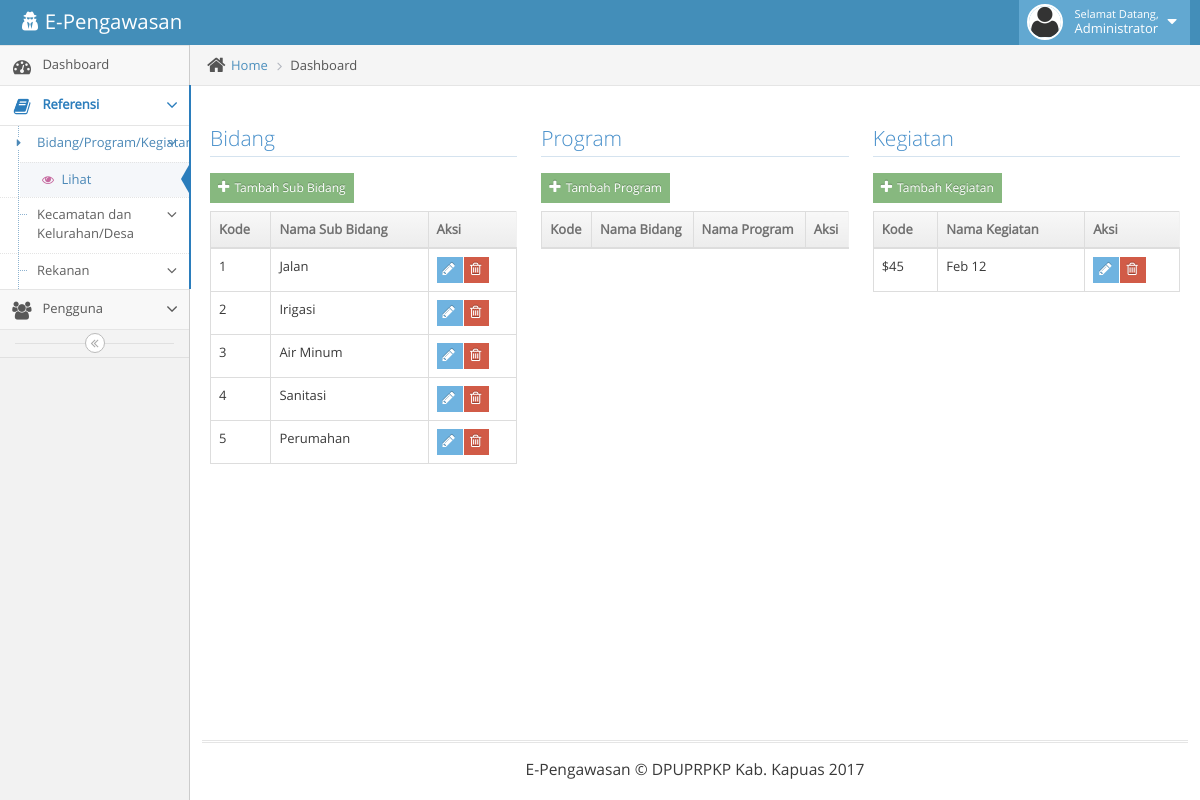
Before: /main.php?page=ref-bidang (signed in) with the older database file.
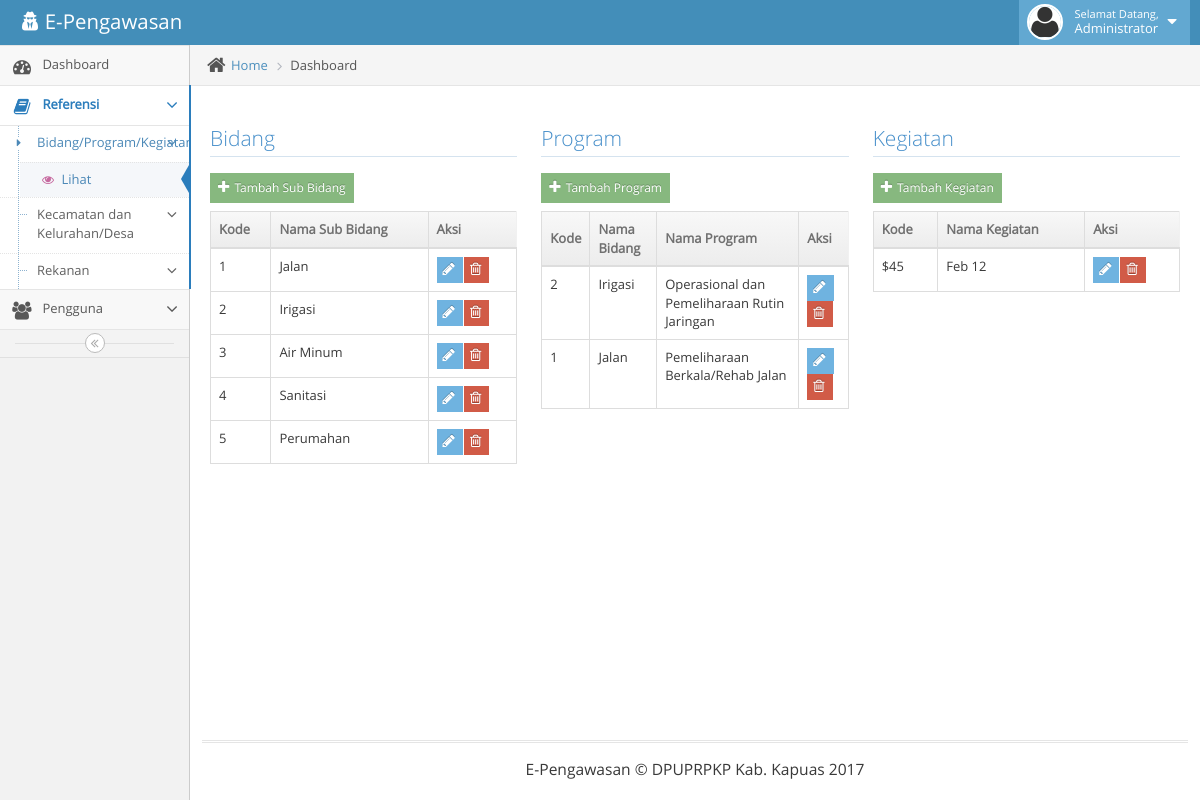
After: the same page with the newer database file.
### tables this page shows
CREATE TABLE IF NOT EXISTS `ref_bidang` (
  `idbidang` int(11) NOT NULL AUTO_INCREMENT,
  `nmbidang` varchar(50) NOT NULL,
  PRIMARY KEY (`idbidang`)
);

CREATE TABLE IF NOT EXISTS `ref_program` (
  `idprogram` int(11) NOT NULL AUTO_INCREMENT,
  `idbidang` int(11) NOT NULL,
  `nmprogram` varchar(100) NOT NULL,
  PRIMARY KEY (`idprogram`)
);

### ref-bidang.php (the view, shortened to what this page needs)
<div class="main-content-inner">
	<div class="breadcrumbs ace-save-state" id="breadcrumbs">
		<ul class="breadcrumb">
			<li>
				<i class="ace-icon fa fa-home home-icon"></i>
				<a href="#">Home</a>
			</li>
			<li class="active">Dashboard</li>
		</ul>
	</div>
	<div class="page-content">
		<div class="row">
			<div class="col-xs-12">
				<?php
				if(isset($_GET['aksi'])){
					$aksi=$_GET['aksi'];
					if($aksi=='add-program'){
				?>
				<div class="row">
					<div class="space-6"></div>
					<div class="col-md-12">
						<h3 class="header smaller lighter blue">Bidang</h3>
						<div class="clearfix">
							<div class="pull-right tableTools-container"></div>
						</div>
						<div class="col-md-12">
							<div class="widget-box">
								<div class="widget-header">
									<h4 class="widget-title">Tambah Sub Bidang</h4>
								</div>
								<div class="widget-body">
									<div class="widget-main">
										<form>
											<div>
												<label for="form-field-select-3">Chosen</label>
												<br />
												<select class="chosen-select form-control" id="form-field-select-3" data-placeholder="Choose a State...">
													<option value="">  </option>
													<option value="AL">Alabama</option>
													<option value="AK">Alaska</option>
												</select>
											</div>
											<div class="form-actions center">
												<button type="button" class="btn btn-sm btn-success">
													Submit
													<i class="ace-icon fa fa-arrow-right icon-on-right bigger-110"></i>
												</button>
											</div>
										</form>
										<hr />
									</div>
								</div>
							</div>
						</div>
					</div>
				</div>
				<?php
					}else if($aksi=='add-bidang'){
				?>
				<div class="row">
					<div class="space-6"></div>
					<div class="col-md-12">
						<h3 class="header smaller lighter blue">Bidang</h3>
						<div class="clearfix">
							<div class="pull-right tableTools-container"></div>
						</div>
						<div class="col-md-12">
							<div class="widget-box">
								<div class="widget-header">
									<h4 class="widget-title">Tambah Sub Bidang</h4>
								</div>
								<div class="widget-body">
									<div class="widget-main">
										<form method="post">
											<div>
												<label for="form-field-select-3">Nama Sub Bidang</label>
												<br />
												<input type="text" id="form-field-1" name="nama" placeholder="Nama Sub Bidang" class="form-control" />
											</div>
											<div class="form-actions center">
												<button class="btn btn-info" name="add-bidang" type="submit">
													<i class="ace-icon fa fa-check bigger-110"></i>
													Submit
												</button>
												&nbsp; &nbsp; &nbsp;
												<button class="btn btn-danger" type="button" onclick="location.href='?page=ref-bidang'">
													<i class="ace-icon fa fa-close bigger-110"></i>
													Cancel
												</button>
											</div>
										</form>
										<hr />
									</div>
								</div>
							</div>
						</div>
					</div>
				</div>
				<?php
					}else if($aksi=='edit-bidang'){
						$id=$_GET['id'];
						$q=mysql_query("select * from ref_bidang where idbidang=$id");
						$h=mysql_fetch_array($q);
				?>
				<div class="row">
					<div class="space-6"></div>
					<div class="col-md-12">
						<h3 class="header smaller lighter blue">Bidang</h3>
						<div class="clearfix">
							<div class="pull-right tableTools-container"></div>
						</div>
						<div class="col-md-12">
							<div class="widget-box">
								<div class="widget-header">
									<h4 class="widget-title">Edit Sub Bidang</h4>
								</div>
								<div class="widget-body">
									<div class="widget-main">
										<form method="post">
											<input type="hidden" name="id" value="<?php echo $id; ?>" />
											<div>
												<label for="form-field-select-3">Nama Sub Bidang</label>
												<br />
												<input type="text" value="<?php echo $h['nmbidang']; ?>" id="form-field-1" name="nama" placeholder="Nama Sub Bidang" class="form-control" />
											</div>
											<div class="form-actions center">
												<button class="btn btn-info" name="edit-bidang" type="submit">
													<i class="ace-icon fa fa-check bigger-110"></i>
													Submit
												</button>
												&nbsp; &nbsp; &nbsp;
												<button class="btn btn-danger" type="button" onclick="location.href='?page=ref-bidang'">
													<i class="ace-icon fa fa-close bigger-110"></i>
													Cancel
												</button>
											</div>
										</form>
										<hr />
									</div>
								</div>
							</div>
						</div>
					</div>
				</div>
				<?php
					}else if($aksi=='add-program'){
						$id=$_GET['id'];
				?>
				<div class="row">
					<div class="space-6"></div>
					<div class="col-md-12">
						<h3 class="header smaller lighter blue">Bidang</h3>
						<div class="clearfix">
							<div class="pull-right tableTools-container"></div>
						</div>
						<div class="col-md-12">
							<div class="widget-box">
								<div class="widget-header">
									<h4 class="widget-title">Edit Sub Bidang</h4>
								</div>
								<div class="widget-body">
									<div class="widget-main">
										<form method="post">
											<input type="hidden" name="id" value="<?php echo $id; ?>" />
											<div>
												<label for="form-field-select-3">Nama Sub Bidang</label>
												<br />
												<input type="text" value="<?php echo $h['nmbidang']; ?>" id="form-field-1" name="nama" placeholder="Nama Sub Bidang" class="form-control" />
											</div>
											<div class="form-actions center">
												<button class="btn btn-info" name="edit-bidang" type="submit">
													<i class="ace-icon fa fa-check bigger-110"></i>
													Submit
												</button>
												&nbsp; &nbsp; &nbsp;
												<button class="btn btn-danger" type="button" onclick="location.href='?page=ref-bidang'">
													<i class="ace-icon fa fa-close bigger-110"></i>
													Cancel
												</button>
											</div>
										</form>
										<hr />
									</div>
								</div>
							</div>
						</div>
					</div>
				</div>
				<?php
					}
				}else{
				?>
				<div class="row">
					<div class="space-6"></div>
					<div class="col-md-4">
						<h3 class="header smaller lighter blue">Bidang</h3>
						<button class="btn btn-xs btn-success" onclick="location.href='?page=ref-bidang&aksi=add-bidang'">
							<i class="ace-icon fa fa-plus bigger-120"></i>
							Tambah Sub Bidang
						</button>
						<div class="clearfix">
						</div>
						<table id="simple-table" class="table  table-bordered table-hover">
							<thead>
								<tr>
									<th>Kode</th>
									<th>Nama Sub Bidang</th>
									<th>Aksi</th>
								</tr>
							</thead>
							<tbody>
								<?php
								$q=mysql_query("select * from ref_bidang order by idbidang asc");
								while($h=mysql_fetch_array($q)){
								?>
								<tr>
									<td><?php echo $h['idbidang']; ?></td>
									<td><?php echo $h['nmbidang']; ?></td>
									<td>
										<div class="btn-group">
											<button class="btn btn-xs btn-info" onclick="location.href='?page=ref-bidang&id=<?php echo $h['idbidang']; ?>&aksi=edit-bidang'" type="button">
												<i class="ace-icon fa fa-pencil bigger-120"></i>
											</button>
											<button class="btn btn-xs btn-danger" onclick="location.href='?page=ref-bidang&id=<?php echo $h['idbidang']; ?>&del-bidang'" type="button">
												<i class="ace-icon fa fa-trash-o bigger-120"></i>
											</button>
										</div>
									</td>
								</tr>
								<?php
								}
								?>
							</tbody>
						</table>
					</div>
					<div class="col-md-4">
						<h3 class="header smaller lighter blue">Program</h3>
						<button class="btn btn-xs btn-success" onclick="location.href='?page=ref-bidang&aksi=add-program'">
							<i class="ace-icon fa fa-plus bigger-120"></i>
							Tambah Program
						</button>
						<div class="clearfix">
						</div>
						<table id="simple-table" class="table  table-bordered table-hover">
							<thead>
								<tr>
									<th>Kode</th>
									<th>Nama Bidang</th>
									<th>Nama Program</th>
									<th>Aksi</th>
								</tr>
							</thead>
							<tbody>
								<?php
								$q=mysql_query("select idprogram,nmbidang,nmprogram from ref_program as p inner join ref_bidang as b on b.idbidang=p.idbidang order by nmbidang,nmprogram asc");
								while($h=mysql_fetch_array($q)){
								?>
								<tr>
									<td><?php echo $h['idprogram']; ?></td>
									<td><?php echo $h['nmbidang']; ?></td>
									<td><?php echo $h['nmprogram']; ?></td>
									<td>
										<div class="btn-group">
											<button class="btn btn-xs btn-info" onclick="location.href='?page=ref-program&id=<?php echo $h['idprogram']; ?>&aksi=edit-program'" type="button">
												<i class="ace-icon fa fa-pencil bigger-120"></i>
											</button>
											<button class="btn btn-xs btn-danger" onclick="location.href='?page=ref-program&id=<?php echo $h['idprogram']; ?>&del-program'" type="button">
												<i class="ace-icon fa fa-trash-o bigger-120"></i>
											</button>
										</div>
									</td>
								</tr>
								<?php
								}
								?>
							</tbody>
						</table>
					</div>
					<div class="col-md-4">
						<h3 class="header smaller lighter blue">Kegiatan</h3>
						<button class="btn btn-xs btn-success">
							<i class="ace-icon fa fa-plus bigger-120"></i>
							Tambah Kegiatan
						</button>
						<div class="clearfix">
						</div>
						<table id="simple-table" class="table  table-bordered table-hover">
							<thead>
								<tr>
									<th>Kode</th>
									<th>Nama Kegiatan</th>
									<th>Aksi</th>
								</tr>
							</thead>
							<tbody>
								<tr>
									<td>$45</td>
									<td>Feb 12</td>
									<td>
										<div class="btn-group">
											<button class="btn btn-xs btn-info">
												<i class="ace-icon fa fa-pencil bigger-120"></i>
											</button>
											<button class="btn btn-xs btn-danger">
												<i class="ace-icon fa fa-trash-o bigger-120"></i>
											</button>
										</div>
									</td>
								</tr>
							</tbody>
						</table>
					</div>
				</div>
				<?php
				}
				?>
			</div>
		</div>
	</div>
</div>

### main.php (shortened to what this page needs)
<!DOCTYPE html>
<html lang="en">
	<head>
		<link rel="stylesheet" href="assets/css/bootstrap.min.css" />
		<link rel="stylesheet" href="assets/font-awesome/4.5.0/css/font-awesome.min.css" />
		<link rel="stylesheet" href="assets/css/jquery-ui.custom.min.css" />
		<link rel="stylesheet" href="assets/css/chosen.min.css" />
		<link rel="stylesheet" href="assets/css/ace.min.css" class="ace-main-stylesheet" id="main-ace-style" />
		<link rel="stylesheet" href="assets/css/ace-skins.min.css" />
		<link rel="stylesheet" href="assets/css/ace-rtl.min.css" />
	</head>
	<body class="no-skin">
		<div id="navbar" class="navbar navbar-default          ace-save-state">
			<div class="navbar-container ace-save-state" id="navbar-container">
				<div class="navbar-header pull-left">
					<a href="index.html" class="navbar-brand">
						<small>
							<i class="fa fa-user-secret"></i>
							E-Pengawasan
						</small>
					</a>
				</div>
				<div class="navbar-buttons navbar-header pull-right" role="navigation">
					<ul class="nav ace-nav">
						<li class="light-blue dropdown-modal">
							<a data-toggle="dropdown" href="#" class="dropdown-toggle">
								<img class="nav-user-photo" src="assets/images/avatars/avatar2.png" alt="<?php echo $_SESSION['nama']; ?>" />
								<span class="user-info">
									<small>Selamat Datang,</small>
									<?php echo $_SESSION['nama']; ?>
								</span>
								<i class="ace-icon fa fa-caret-down"></i>
							</a>
						</li>
					</ul>
				</div>
			</div>
		</div>
		<div class="main-container ace-save-state" id="main-container">
			<div id="sidebar" class="sidebar                  responsive                    ace-save-state">
				<?php include 'menu.php'; ?>
				<div class="sidebar-toggle sidebar-collapse" id="sidebar-collapse">
					<i id="sidebar-toggle-icon" class="ace-icon fa fa-angle-double-left ace-save-state" data-icon1="ace-icon fa fa-angle-double-left" data-icon2="ace-icon fa fa-angle-double-right"></i>
				</div>
			</div>
			<div class="main-content">
				<?php include 'page.php'; ?>
			</div>
			<div class="footer">
				<div class="footer-inner">
					<div class="footer-content">
						<span class="bigger-120">
							E-Pengawasan &copy; DPUPRPKP Kab. Kapuas 2017
						</span>
					</div>
				</div>
			</div>
		</div>
	</body>
</html>

### menu.php
<?php
if(isset($_SESSION['akses'])){
	$akses=$_SESSION['akses'];
	if($akses=='admin'){
		include 'menu-admin.php';
	}else if($akses=='kontraktor'){
		include 'menu-kontraktor.php';
	}else{
		include 'menu-kosong.php';
	}
}else{
	include 'menu-kosong.php';
}
?>

### menu-admin.php (shortened to what this page needs)
<ul class="nav nav-list">
	<li class="<?php echo (!isset($_GET['page']))?'active':''; ?>">
		<a href="?">
			<i class="menu-icon fa fa-tachometer"></i>
			<span class="menu-text"> Dashboard </span>
		</a>
	</li>
	<li class="<?php echo (isset($_GET['page'])&&($_GET['page']=='ref-bidang'||$_GET['page']=='ref-desa'||$_GET['page']=='ref-rekanan'))?'active open':''; ?>">
		<a href="#" class="dropdown-toggle">
			<i class="menu-icon fa fa-book"></i>
			<span class="menu-text">
				Referensi
			</span>
			<b class="arrow fa fa-angle-down"></b>
		</a>
		<ul class="submenu">
			<li class="<?php echo (isset($_GET['page'])&&($_GET['page']=='ref-bidang'))?'active open':''; ?>">
				<a href="#" class="dropdown-toggle">
					<i class="menu-icon fa fa-caret-right"></i>
					Bidang/Program/Kegiatan
					<b class="arrow fa fa-angle-down"></b>
				</a>
				<ul class="submenu">
					<li class="<?php echo (isset($_GET['page'])&&($_GET['page']=='ref-bidang'))?'active':''; ?>">
						<a href="?page=ref-bidang">
							<i class="menu-icon fa fa-eye pink"></i>
							Lihat
						</a>
					</li>
				</ul>
			</li>
			<li class="<?php echo (isset($_GET['page'])&&($_GET['page']=='ref-desa'))?'active open':''; ?>">
				<a href="#" class="dropdown-toggle">
					Kecamatan dan Kelurahan/Desa
					<b class="arrow fa fa-angle-down"></b>
				</a>
			</li>
			<li class="<?php echo (isset($_GET['page'])&&($_GET['page']=='ref-rekanan'))?'active open':''; ?>">
				<a href="#" class="dropdown-toggle">
					Rekanan
					<b class="arrow fa fa-angle-down"></b>
				</a>
			</li>
		</ul>
	</li>
	<li class="<?php echo (isset($_GET['page'])&&($_GET['page']=='pengguna'))?'active open':''; ?>">
		<a href="#" class="dropdown-toggle">
			<i class="menu-icon fa fa-users"></i>
			<span class="menu-text">
				Pengguna
			</span>
			<b class="arrow fa fa-angle-down"></b>
		</a>
	</li>
</ul>

### page.php
<?php
if(isset($_GET['page'])){
	if($_GET['page']=='ref-bidang'){
		include $_GET['page'].'.php';
	}else if($_GET['page']=='ref-desa'){
		include $_GET['page'].'.php';
	}else if($_GET['page']=='ref-rekanan'){
		include $_GET['page'].'.php';
	}else if($_GET['page']=='pengguna'){
		include $_GET['page'].'.php';
	}else{
		include 'dashboard.php';
	}
}else{
	include 'dashboard.php';
}
?>

Changed rows visible on the page:
added ref_program: idprogram "2", idbidang.nmbidang "Irigasi", nmprogram "Operasional dan Pemeliharaan Rutin Jaringan"
added ref_program: idprogram "1", idbidang.nmbidang "Jalan", nmprogram "Pemeliharaan Berkala/Rehab Jalan"
